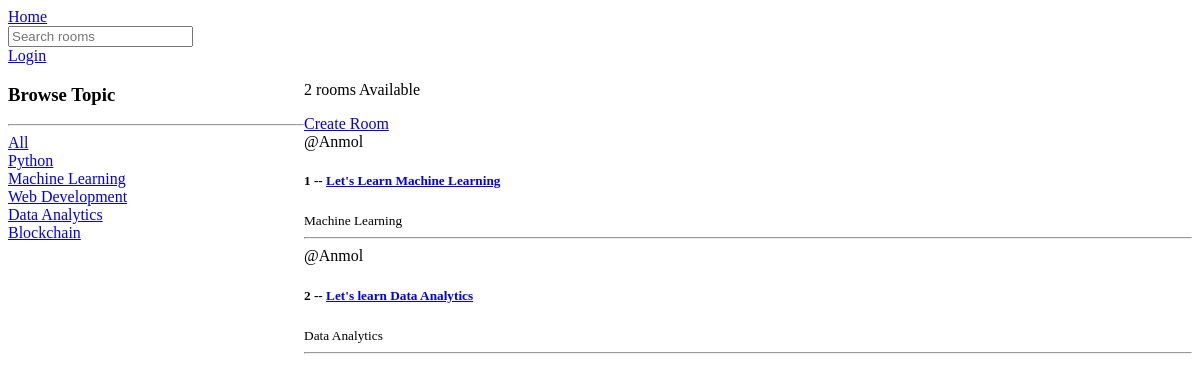
The app's page /, older data.
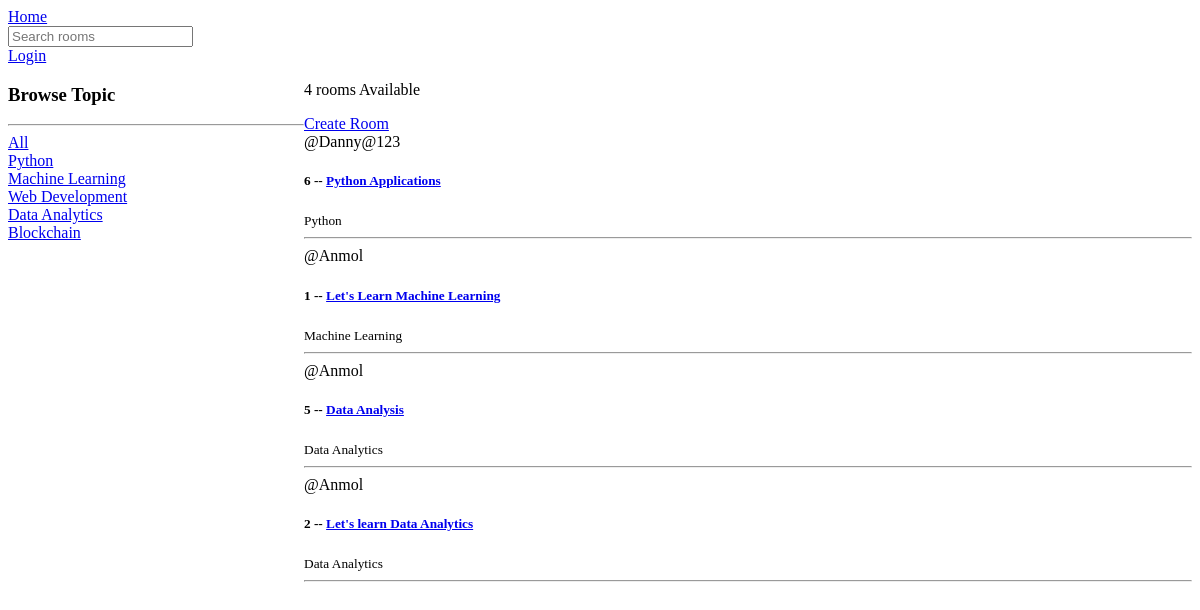
The same page, newer data.
### home/models.py (models this page shows, shortened)
class Topic(models.Model):
    name=models.CharField(max_length=200)
    def __str__(self) -> str:
        return self.name

class Room(models.Model):
    host=models.ForeignKey(User,on_delete=models.SET_NULL,null=True)
    topic=models.ForeignKey(Topic,on_delete=models.SET_NULL,null=True)
    name=models.CharField(max_length=200)
    description=models.TextField(null=True,blank=True)
    updated = models.DateTimeField(auto_now=True)
    created=models.DateTimeField(auto_now_add=True)
    class Meta:
        ordering=["-updated","-created"]

### home/views.py (the view)
# urls.py: 2. Add a URL to urlpatterns:  path('', views.home, name='home')
def home(request):
    q = request.GET.get("q") if request.GET.get("q") is not None else ""
    rooms = Room.objects.filter(
        Q(topic__name__icontains=q) |
        Q(name__icontains=q) |
        Q(description__icontains=q) |
        Q(host__username__icontains=q)
        )
    Room_count=rooms.count()
    topics = Topic.objects.all()
    return render(request, "home/home.html", context={"rooms": rooms, "Topics": topics,"count":Room_count})

### home/templates/home/home.html (shortened to what this page needs)
{% extends "main.html" %}
{% block content %}
<div class="home-Container">
    <div>
        <h3>Browse Topic</h3>
        <hr>
        <div>
            <a href="{% url 'home' %}">All</a>
        </div>
        {% for topic in Topics %}
            <div>
                <a href="{% url 'home' %}?q={{topic.name}}">{{ topic.name }}</a>
            </div>
        {% endfor %}
    </div>
    <div>
        <p>{{ count }} rooms Available </p>
        <a href="{% url 'createroom' %}">Create Room</a>
        {% for room in rooms %}
        <div>
            <span>@{{ room.host.username }}</span>
            <h5>{{ room.id }}  -- <a href="{% url 'room' room.id %}">{{ room.name }}</a></h5>
            <small>{{ room.topic }}</small>
        </div>
        <hr>
        {% endfor %}
    </div>
</div>
{% endblock %}

### templates/main.html (shortened to what this page needs)
<!DOCTYPE html>
<html lang="en">
<head>
</head>
<body>
    {% include "navbar.html" %}
    {% block content %}
    {% endblock %}
</body>
</html>

### templates/navbar.html (shortened to what this page needs)
<!DOCTYPE html>
<html lang="en">
<head>
</head>
<body>
    <a href="/">Home</a>
    <form method="GET" action="{% url 'home' %}">
        <input type="text" name="q" placeholder="Search rooms">
    </form>
    {% if request.user.is_authenticated %}
    <a href="{% url 'logout' %}">Logout</a>
    {% else %}
    <a href="{% url 'login' %}">Login</a>
    {% endif %}
</body>
</html>

### home/templates/home/home.html (style rules this page uses)
.home-Container { display: grid; grid-template-columns: 1fr 3fr; }

Row changes from the older to the newer data that the page shows:
added Room: host.username "Danny@123", id "6", name "Python Applications", topic "Python"
added Room: host.username "Anmol", id "5", name "Data Analysis", topic "Data Analytics"
Text that changed along with them:
{{ count }}: "2" → "4"
